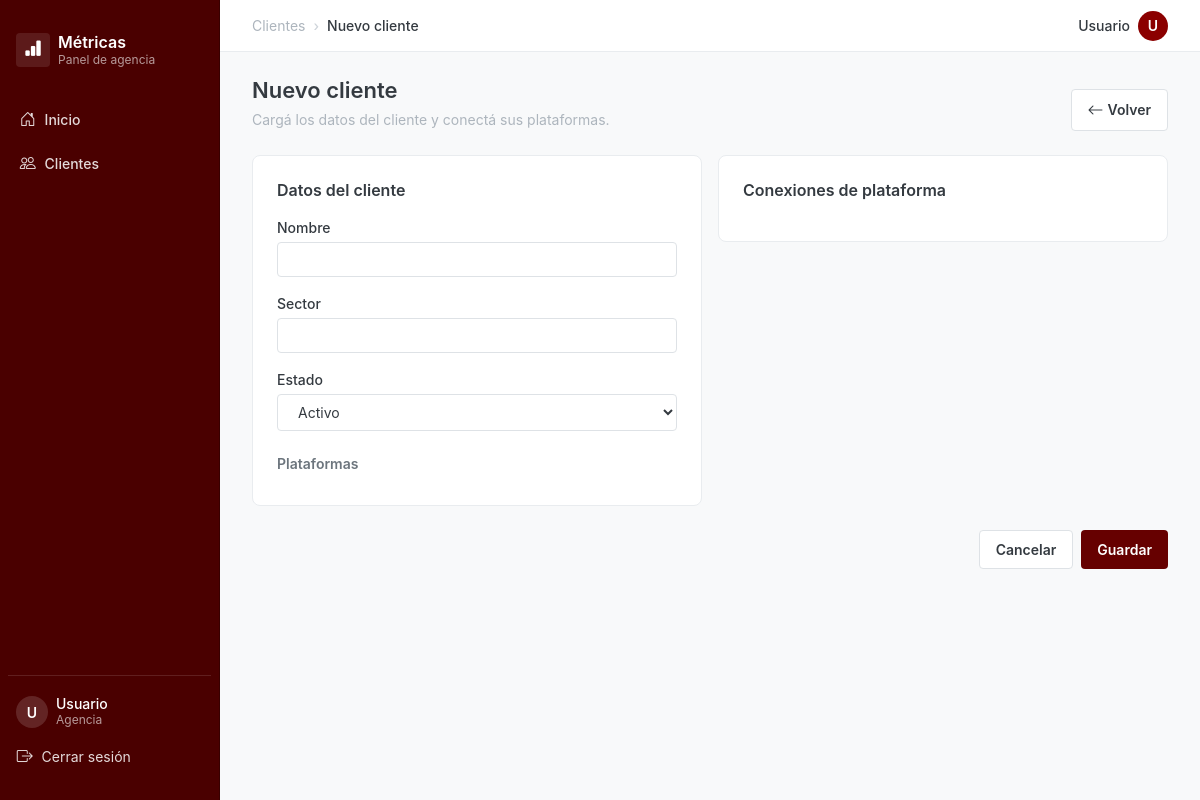
Page /views/clientes/create.php on the earlier database version.
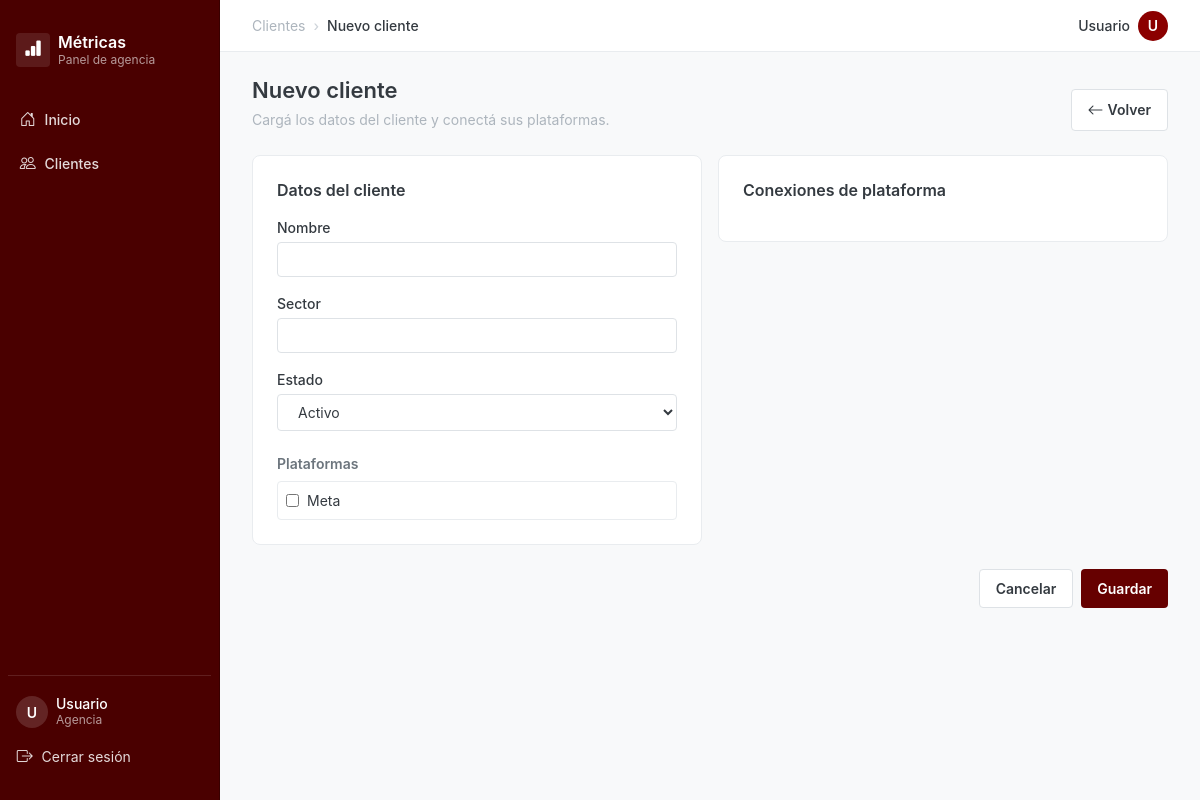
Same page on the later database version.
### tables this page shows
CREATE TABLE plataformas (
    id BIGINT AUTO_INCREMENT PRIMARY KEY,
    nombre VARCHAR(100) UNIQUE NOT NULL,
    tipo VARCHAR(50) NOT NULL,
    api_base_url VARCHAR(500),
    activa BOOLEAN DEFAULT TRUE
);

### config/databaseConfig.php (called while the page is built, shortened)
<?php
function _readEnvFile(string $path): array
{
    $env = [];
    return $env;
}
final class Database
{
    private static ?Database $instance = null;
    private PDO $connection;
    public static function getInstance(): Database
    {
        if (self::$instance === null) {
            self::$instance = new self();
        }
        return self::$instance;
    }
    private function __construct()
    {
        $envPath = dirname(__DIR__) . DIRECTORY_SEPARATOR . '.env';
        $env = _readEnvFile($envPath);
        $this->config = [
            'DB_HOST' => $env['DB_HOST'] ?? getenv('DB_HOST') ?: 'localhost',
            'DB_DATABASE' => $env['DB_DATABASE'] ?? getenv('DB_DATABASE') ?: 'sistema_metricas_marketing',
            'DB_USERNAME' => $env['DB_USERNAME'] ?? getenv('DB_USERNAME') ?: 'root',
            'DB_PASSWORD' => $env['DB_PASSWORD'] ?? getenv('DB_PASSWORD') ?: 'coupon123',
            'DB_CHARSET' => $env['DB_CHARSET'] ?? getenv('DB_CHARSET') ?: 'utf8mb4',
        ];
        $dsn = 'mysql:host=' . $this->config['DB_HOST'] . ';dbname=' . $this->config['DB_DATABASE'] . ';charset=' . $this->config['DB_CHARSET'];
        try {
            $this->connection = new PDO(
                $dsn,
                $this->config['DB_USERNAME'],
                $this->config['DB_PASSWORD'],
                [
                    PDO::ATTR_ERRMODE => PDO::ERRMODE_EXCEPTION,
                    PDO::ATTR_DEFAULT_FETCH_MODE => PDO::FETCH_ASSOC,
                    PDO::ATTR_EMULATE_PREPARES => false,
                ]
            );
        } catch (PDOException $e) {
            throw new RuntimeException('Error al conectar a la base de datos', 0, $e);
        }
    }
    public function getConnection(): PDO
    {
        return $this->connection;
    }
}

### controllers/clienteController.php (called while the page is built, shortened)
<?php
require_once __DIR__ . '/../config/databaseConfig.php';
require_once __DIR__ . '/../models/clienteModel.php';
function ClienteController_plataformas(): array
{
    $model = new ClienteModel();
    return $model->obtenerPlataformasActivas();
}

### models/clienteModel.php (called while the page is built, shortened)
<?php
require_once __DIR__ . '/../config/databaseConfig.php';
class ClienteModel
{
    private PDO $db;
    public function __construct()
    {
        $this->db = Database::getInstance()->getConnection();
    }
    public function obtenerPlataformasActivas(): array
    {
        $sql = 'SELECT id, nombre FROM plataformas WHERE activa = 1 ORDER BY nombre ASC';
        $stmt = $this->db->query($sql);
        $rows = $stmt->fetchAll();
        return is_array($rows) ? $rows : [];
    }
}

### views/templates/cliente_form.php (the view, shortened to what this page needs)
<?php
$titulo = isset($isEdit) && $isEdit ? 'Editar cliente' : 'Nuevo cliente';
$subtitulo = isset($isEdit) && $isEdit
    ? 'Actualizá los datos y las conexiones del cliente.'
    : 'Cargá los datos del cliente y conectá sus plataformas.';
$actionUrl = isset($isEdit) && $isEdit
    ? '/controllers/clienteController.php?action=actualizar_con_credenciales'
    : '/controllers/clienteController.php?action=crear_con_credenciales';
$nombreVal = isset($cliente['nombre']) ? (string)$cliente['nombre'] : '';
$sectorVal = isset($cliente['sector']) ? (string)$cliente['sector'] : '';
$activoVal = isset($cliente['activo']) ? (int)$cliente['activo'] : 1;
?>
<header class="page-header">
  <div>
    <h1><?= htmlspecialchars($titulo, ENT_QUOTES, 'UTF-8') ?></h1>
    <p class="page-subtitle"><?= htmlspecialchars($subtitulo, ENT_QUOTES, 'UTF-8') ?></p>
  </div>
  <a class="btn btn-secondary" href="/clientes/lista"><i class="bi bi-arrow-left"></i> Volver</a>
</header>
<form id="cliente-form" method="post" action="<?= $actionUrl ?>">
  <div class="form-grid">
    <section class="form-card">
      <h2 class="form-card-title">Datos del cliente</h2>
      <div class="form-field">
        <label for="nombre">Nombre</label>
        <input id="nombre" name="nombre" type="text" required value="<?= htmlspecialchars($nombreVal, ENT_QUOTES, 'UTF-8') ?>">
      </div>
      <div class="form-field">
        <label for="sector">Sector</label>
        <input id="sector" name="sector" type="text" value="<?= htmlspecialchars($sectorVal, ENT_QUOTES, 'UTF-8') ?>">
      </div>
      <div class="form-field">
        <label for="activo">Estado</label>
        <select id="activo" name="activo">
          <option value="1" <?= $activoVal === 1 ? 'selected' : '' ?>>Activo</option>
        </select>
      </div>
      <h3 class="form-subtitle">Plataformas</h3>
      <div class="plataformas-list">
        <?php foreach ($plataformas as $p): ?>
          <?php
            $pid = (int)$p['id'];
            $checked = isset($credencialesMap[$pid]);
            $nombrePlat = (string)$p['nombre'];
            $isMeta = strcasecmp($nombrePlat, 'Meta') === 0;
          ?>
          <label class="plataforma-item">
            <input type="checkbox" name="plataformas[]" value="<?= $pid ?>" <?= $checked ? 'checked' : '' ?> data-plataforma-nombre="<?= htmlspecialchars($nombrePlat, ENT_QUOTES, 'UTF-8') ?>" <?= $isMeta ? 'id="plataforma-meta-checkbox"' : '' ?>>
            <span class="plataforma-nombre"><?= htmlspecialchars($nombrePlat, ENT_QUOTES, 'UTF-8') ?></span>
          </label>
        <?php endforeach; ?>
      </div>
    </section>
    <section class="form-card">
      <h2 class="form-card-title">Conexiones de plataforma</h2>
    </section>
  </div>
  <div class="form-actions">
    <a class="btn btn-secondary" href="/clientes/lista">Cancelar</a>
    <button type="submit" class="btn btn-primary no-global-loading">Guardar</button>
  </div>
</form>

### views/clientes/create.php (shortened to what this page needs)
<?php
require_once __DIR__ . '/../../controllers/clienteController.php';
$plataformas = ClienteController_plataformas();
$isEdit = false;
$cliente = [];
$credencialesMap = [];
$breadcrumb = ['Clientes', 'Nuevo cliente'];
?>
<!DOCTYPE html>
<html lang="es">
<head>
  <link href="https://cdn.jsdelivr.net/npm/bootstrap-icons@1.11.1/font/bootstrap-icons.css" rel="stylesheet">
  <link rel="stylesheet" href="../../assets/css/global.css">
  <link rel="stylesheet" href="../../assets/css/components.css">
  <link rel="stylesheet" href="../../assets/css/templates/sidebar.css">
  <link rel="stylesheet" href="../../assets/css/templates/buttons.css">
  <link rel="stylesheet" href="../../assets/css/clientes/form.css">
</head>
<body>
  <?php require_once __DIR__ . '/../templates/sidebar.php'; ?>
  <div class="app-main">
    <?php require __DIR__ . '/../templates/topbar.php'; ?>
    <main class="app-content">
      <?php require __DIR__ . '/../templates/cliente_form.php'; ?>
    </main>
  </div>
</body>
</html>

### views/templates/sidebar.php (shortened to what this page needs)
<?php
$currentPath = (string)parse_url($_SERVER['REQUEST_URI'] ?? '/', PHP_URL_PATH);
$isInicio = $currentPath === '/' || str_starts_with($currentPath, '/dashboard');
$isClientes = str_starts_with($currentPath, '/clientes');
$nombreUsuario = isset($_SESSION['nombre']) ? (string)$_SESSION['nombre'] : 'Usuario';
$inicialUsuario = strtoupper(mb_substr($nombreUsuario, 0, 1, 'UTF-8'));
?>
<aside class="sidebar">
  <a class="sidebar-brand" href="/dashboard">
    <span class="sidebar-brand-icon"><i class="bi bi-bar-chart-fill"></i></span>
    <span class="sidebar-brand-text">
      <strong>Métricas</strong>
      <small>Panel de agencia</small>
    </span>
  </a>
  <nav class="sidebar-nav" aria-label="Menú principal">
    <ul class="sidebar-menu">
      <li>
        <a class="sidebar-link<?= $isInicio ? ' active' : '' ?>" href="/dashboard">
          <i class="bi bi-house-door"></i><span>Inicio</span>
        </a>
      </li>
      <li>
        <a class="sidebar-link<?= $isClientes ? ' active' : '' ?>" href="/clientes/lista">
          <i class="bi bi-people"></i><span>Clientes</span>
        </a>
      </li>
    </ul>
  </nav>
  <div class="sidebar-footer">
    <div class="sidebar-user">
      <span class="user-avatar"><?= htmlspecialchars($inicialUsuario, ENT_QUOTES, 'UTF-8') ?></span>
      <span class="sidebar-user-info">
        <strong><?= htmlspecialchars($nombreUsuario, ENT_QUOTES, 'UTF-8') ?></strong>
        <small>Agencia</small>
      </span>
    </div>
    <a class="sidebar-logout" href="/controllers/authController.php?action=logout">
      <i class="bi bi-box-arrow-right"></i><span>Cerrar sesión</span>
    </a>
  </div>
</aside>

### views/templates/topbar.php (shortened to what this page needs)
<?php
$breadcrumb = isset($breadcrumb) && is_array($breadcrumb) ? $breadcrumb : ['Inicio'];
$nombreUsuario = isset($_SESSION['nombre']) ? (string)$_SESSION['nombre'] : 'Usuario';
$inicialUsuario = strtoupper(mb_substr($nombreUsuario, 0, 1, 'UTF-8'));
?>
<header class="topbar">
  <nav class="breadcrumb" aria-label="Ruta de navegación">
    <ol class="breadcrumb-list">
      <?php foreach ($breadcrumb as $paso): ?>
        <li><?= htmlspecialchars((string)$paso, ENT_QUOTES, 'UTF-8') ?></li>
      <?php endforeach; ?>
    </ol>
  </nav>
  <div class="topbar-user">
    <span class="user-name"><?= htmlspecialchars($nombreUsuario, ENT_QUOTES, 'UTF-8') ?></span>
    <span class="user-avatar"><?= htmlspecialchars($inicialUsuario, ENT_QUOTES, 'UTF-8') ?></span>
  </div>
</header>

### assets/css/global.css (style rules this page uses)
*, *::before, *::after { box-sizing: border-box; }
body { margin: 0; font-family: var(--font-primary); font-size: var(--font-size-base); line-height: 1.5; color: var(--color-gray-800); background: var(--color-white); }
h1, h2, h3, h4 { margin: 0 0 var(--spacing-sm); font-weight: var(--font-weight-semibold); line-height: 1.3; color: var(--color-gray-800); }
h1 { font-size: var(--font-size-2xl); }
h2 { font-size: var(--font-size-xl); }
h3 { font-size: var(--font-size-lg); }
p { margin: 0 0 var(--spacing-md); line-height: 1.6; }
a { color: var(--color-primary); }

### assets/css/components.css (style rules this page uses)
.app-main { margin-left: 220px; min-height: 100vh; display: flex; flex-direction: column; background: var(--color-gray-100); }
.topbar { position: sticky; top: 0; z-index: 50; display: flex; align-items: center; justify-content: space-between; height: 52px; padding: 0 var(--spacing-xl); background: var(--color-white); border-bottom: 1px solid var(--color-gray-200); }
.app-content { flex: 1; padding: var(--spacing-lg) var(--spacing-xl); }
.breadcrumb { font-size: var(--font-size-sm); }
.breadcrumb-list { display: flex; align-items: center; gap: var(--spacing-sm); margin: 0; padding: 0; list-style: none; color: var(--color-gray-500); }
.breadcrumb-list li { display: inline-flex; align-items: center; gap: var(--spacing-sm); }
.breadcrumb-list li + li::before { content: '\203A'; color: var(--color-gray-400); }
.breadcrumb-list li:last-child { color: var(--color-gray-800); font-weight: var(--font-weight-medium); }
.topbar-user { display: inline-flex; align-items: center; gap: var(--spacing-sm); }
.topbar-user .user-name { font-size: var(--font-size-sm); font-weight: var(--font-weight-medium); color: var(--color-gray-800); }
.user-avatar { display: inline-flex; align-items: center; justify-content: center; width: 30px; height: 30px; border-radius: 50%; background: var(--color-primary); color: var(--color-white); font-size: var(--font-size-sm); font-weight: var(--font-weight-semibold); }
.page-header { display: flex; align-items: flex-end; justify-content: space-between; gap: var(--spacing-md); margin-bottom: var(--spacing-lg); }
.page-header h1 { margin: 0; font-size: var(--font-size-2xl); }
.page-subtitle { margin: var(--spacing-xs) 0 0; font-size: var(--font-size-sm); color: var(--color-gray-500); }

### assets/css/templates/buttons.css (style rules this page uses)
.btn { display: inline-flex; align-items: center; gap: var(--spacing-xs); padding: var(--spacing-sm) var(--spacing-md); border-radius: var(--border-radius-base); border: none; text-decoration: none; cursor: pointer; font-family: var(--font-primary); font-size: var(--font-size-sm); font-weight: var(--font-weight-semibold); transition: background-color 160ms ease, color 160ms ease, box-shadow 160ms ease, opacity 160ms ease; }
.btn-primary { background: var(--color-primary-dark); color: var(--color-white); }
.btn-secondary { background: var(--color-white); color: var(--color-gray-800); border: 1px solid var(--color-gray-300); }
.btn i { font-size: 1rem; }

### assets/css/variables.css (style rules this page uses)
:root { --color-primary: #8B0000; --color-primary-dark: #660000; --color-primary-darker: #4a0000; --color-primary-light: #B22222; --color-secondary: #6c757d; --color-success: #28a745; --color-warning: #ffc107; --color-danger: #dc3545; --color-info: #17a2b8; --color-white: #ffffff; --color-black: #000000; --color-gray-50: #fcfcfd; --color-gray-100: #f8f9fa; --color-gray-200: #e9ecef; --color-gray-300: #dee2e6; --color-gray-400: #ced4da; --color-gray-500: #adb5bd; --color-gray-600: #6c757d; --color-gray-800: #343a40; --font-primary: 'Inter', -apple-system, BlinkMacSystemFont, sans-serif; --font-secondary: 'Georgia', serif; --font-monospace: 'Consolas', 'Monaco', monospace; --font-size-xs: 0.75rem; --font-size-sm: 0.875rem; --font-size-base: 1rem; --font-size-lg: 1.125rem; --font-size-xl: 1.25rem; --font-size-2xl: 1.375rem; --font-size-3xl: 1.75rem; --font-weight-light: 300; --font-weight-normal: 400; --font-weight-medium: 500; --font-weight-semibold: 600; --font-weight-bold: 700; --spacing-xs: 0.25rem; --spacing-sm: 0.5rem; --spacing-md: 1rem; --spacing-lg: 1.5rem; --spacing-xl: 2rem; --spacing-2xl: 3rem; --spacing-3xl: 4rem; --border-radius-sm: 0.125rem; --border-radius-base: 0.25rem; --border-radius-lg: 0.5rem; --border-radius-xl: 1rem; --shadow-sm: 0 1px 2px rgba(0, 0, 0, 0.05); --shadow-base: 0 1px 3px rgba(0, 0, 0, 0.1); --shadow-lg: 0 4px 6px rgba(0, 0, 0, 0.1); --breakpoint-sm: 576px; --breakpoint-md: 768px; --breakpoint-lg: 992px; --breakpoint-xl: 1200px; }

Differences in the rows shown:
added plataformas: nombre "Meta"
